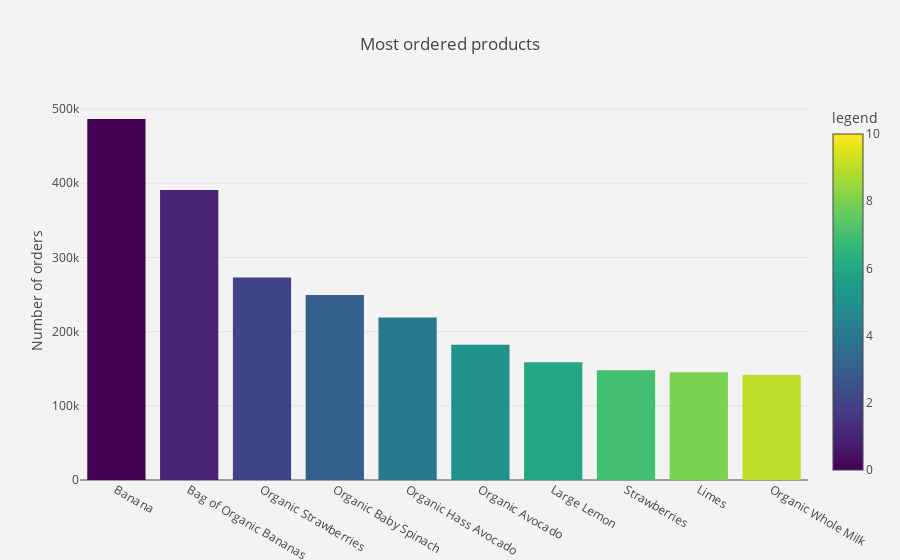

Notebook source saved alongside this figure:
### Markdown cell above
# Which are the top 10 most ordered products?

### Code cell
# top 10 most ordered products
combined = order_products.groupby("product_id")["reordered"].aggregate({'Total_reorders': 'count'}).reset_index()
combined = pd.merge(combined, products[['product_id', 'product_name']], how='left', on=['product_id'])
combined = combined.sort_values(by='Total_reorders', ascending=False)[:10]
combined  = combined.groupby(['product_name']).sum()['Total_reorders'].sort_values(ascending=False)

bar_chart(combined, 'Most ordered products', '', 'Number of orders', 10)

### Figure 1 — Plotly figure (JSON) as saved in the notebook; plotly's stock layout.template omitted (floating-point values rounded to 4 significant figures)
{"data": [{"marker": {"cmax": 10, "cmin": 0, "color": [0, 1, 2, 3, 4, 5, 6, 7, 8, 9], "colorbar": {"title": "legend"}, "colorscale": "Viridis"}, "type": "bar", "uid": "1c9119f3-bd44-4913-acfc-1320fa389d1c", "x": ["Banana", "Bag of Organic Bananas", "Organic Strawberries", "Organic Baby Spinach", "Organic Hass Avocado", "Organic Avocado", "Large Lemon", "Strawberries", "Limes", "Organic Whole Milk"], "y": [486557, 391028, 272907, 249299, 219055, 182350, 158692, 147810, 145162, 141566]}], "layout": {"paper_bgcolor": "rgb(243,243,243)", "plot_bgcolor": "rgb(243,243,243)", "title": "Most ordered products", "xaxis": {"title": ""}, "yaxis": {"title": "Number of orders"}}}
